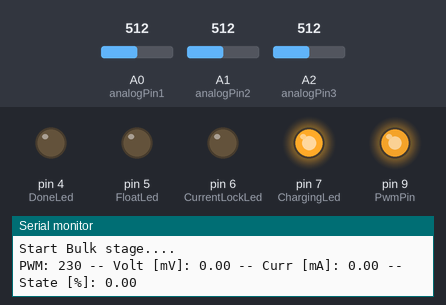
Bench run of a sketch on a simulated Arduino Uno, built with avr-gcc and run on an emulated ATmega328P. Parts: output pins drawn as LEDs (lit = HIGH), the last lines printed to the serial monitor. Dashed ring = blinking. The inputs (shaded band) are chosen by the test bench; at power-on: A2 (analogPin3) = 512, A0 (analogPin1) = 512, A1 (analogPin2) = 512.

Above: at 1.2 s.
1.3 s: A2 (analogPin3) set to 697
At 3.4 s:
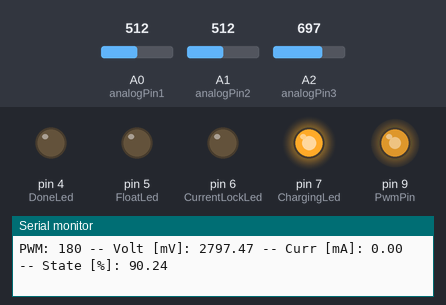
4.3 s: A2 (analogPin3) set to 715
At 7.1 s:
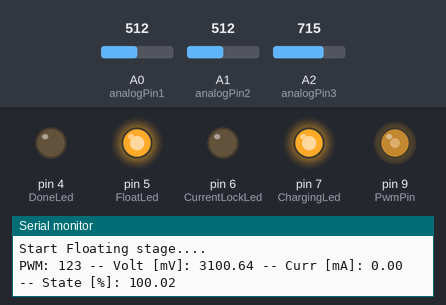
7.3 s: A0 (analogPin1) set to 306
At 8.1 s:
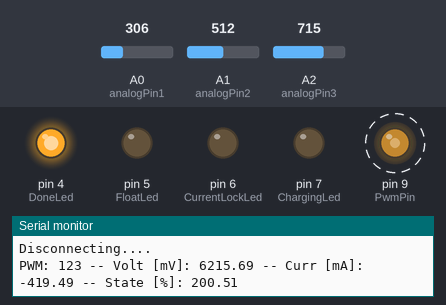
10.3 s: A0 (analogPin1) set to 499
13.3 s: A0 (analogPin1) set to 513
At 14.8 s:
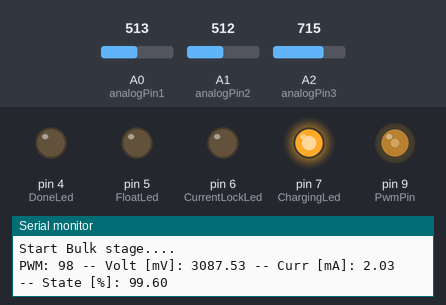
16.3 s: A1 (analogPin2) set to 716
Timing chart, 0 to 20.3 s (numbered marks = the images above; inputs shaded):
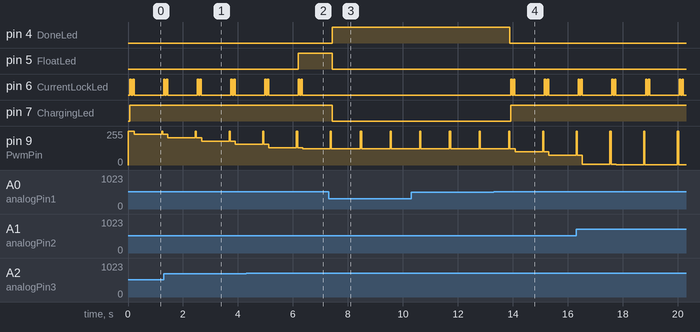

The sketch:

Arduino_Automatic_Battery_Charger.ino
```cpp
int batteryCapacity = 2500;     //capacity rating of battery in mAh
float resistance = 7.5;     //measured resistance of the power resistor
int cutoffVoltage = 3100;     //maximum battery voltage (in mV) that should not be exceeded
int EmptyVoltage = 2400;     //maximum battery voltage (in mV) that should not be exceeded
int overVoltage = 5000;
long cutoffTime = 46800000;     //maximum charge time of 13 hours that should not be exceeded

int PwmPin = 9;     // Output signal wire connected to digital pin 9
int PwmValue = 255;     //value of PWM output signal
int PwmValueShadow = 0;     //value of PWM output signal

int analogPin1 = 0;     //first voltage probe connected to analog pin 1
int analogPin2 = 1;     //second voltage probe connected to analog pin 2
int analogPin3 = 2;     //second voltage probe connected to analog pin 2

float valueProbe1 = 0;     //variable to store the value of analogPin1
float valueProbe2 = 0;     //variable to store the value of analogPin2
float valueProbe3 = 0;     //variable to store the value of analogPin2

float voltageProbe1 = 0;     //calculated voltage at analogPin1
float voltageProbe2 = 0;     //calculated voltage at analogPin2
float voltageProbe3 = 0;     //calculated voltage at analogPin2

float batteryVoltage = 0;     //calculated voltage of battery
float current = 0;     //calculated current through the load (in mA)
float currentError = 0;     //difference between target current and actual current (in mA)
int CurrentLock = 0;
int CurrentLockVal = 0;

float targetCurrent = batteryCapacity / 10;     //target output current (in mA) set at C/10 or 1/10 of the battery capacity per hour
float BulkCurrent = batteryCapacity / 10;     //target output current (in mA) set at C/10 or 1/10 of the battery capacity per hour
float FloatCurrent = batteryCapacity / 40;     //float current (in mA) set at C/40 of the battery capacity per hour
float ChargePer = 0;

int ChargingLed = 7;     // Output signal wire connected to digital pin 9
int CurrentLockLed = 6;  // Output signal wire connected to digital pin 9
int FloatLed = 5;  // Output signal wire connected to digital pin 9
int DoneLed = 4;  // Output signal wire connected to digital pin 9

int pwm_update_delay = 10000;

int ChargeBulk = 0;
int ChargeFloat = 0;
int ChargeDone = 0 ;
int Disconnect = 0 ;

// ##########################################################
// ################### Init #################################
// ##########################################################

void setup()
{
  Serial.begin(9600);     //  setup serial
  pinMode(PwmPin, OUTPUT);     // sets the pin as output
  pinMode(ChargingLed, OUTPUT);     // sets the Led as output
  pinMode(CurrentLockLed, OUTPUT);     // sets the Led as output
  pinMode(DoneLed, OUTPUT);     // sets the Led as output
  pinMode(FloatLed, OUTPUT);     // sets the Led as output
 // reset led status
  digitalWrite(ChargingLed, LOW);   // turn the LED OFF
  digitalWrite(CurrentLockLed, LOW);   // turn the LED OFF
  digitalWrite(DoneLed, LOW);   // turn the LED OFF
  digitalWrite(FloatLed, LOW);   // turn the LED OFF
}

void loop()
{

// ##########################################################
// ################### VOLTAGE READ #########################
// ##########################################################

  PwmValueShadow = PwmValue; // save last PWM value

  analogWrite(PwmPin, 255);  // put PWM in DC=100% -> no pulses

  // read voltage when pulses is off
  for(int i=0;i<100;i++)
  {
    valueProbe1+=analogRead(analogPin1);  //read the input voltage one
    valueProbe2+=analogRead(analogPin2);  //read the input volrage two
    valueProbe3+=analogRead(analogPin3);  //read the input voltage two
    delayMicroseconds(50);              // pauses for 50 microseconds
  }

  valueProbe1=valueProbe1/100;
  valueProbe2=valueProbe2/100;
  valueProbe3=valueProbe3/100;

  voltageProbe1=0.97*(valueProbe1 * 5100 * 3.127)/1023;
  voltageProbe2=0.97*(valueProbe2 * 5100 * 3.127)/1023;
  voltageProbe3=0.97*(valueProbe3 * 5100 * 3.127)/1023;

  batteryVoltage = voltageProbe3 - voltageProbe1;     //calculate battery voltage

  //Serial.println(voltageProbe1);
  //Serial.println(voltageProbe2);
  //Serial.println(voltageProbe3);

  ChargePer = (batteryVoltage / cutoffVoltage ) * 100 ;

  analogWrite(PwmPin, PwmValueShadow);  //Write output value to output pin

  // ##########################################################
  // ################### Charging Stage Control  #####################
  // ##########################################################

   if(batteryVoltage > overVoltage & Disconnect < 1) {    //stop charging if the battery voltage exceeds the safety threshold
      ChargeBulk  = 0;
      ChargeFloat = 0;
      ChargeDone  = 1;
      Disconnect  = 1;
      Serial.println("Over voltage detected ...");
      Serial.println("Disconnecting....");
  }

   if(batteryVoltage < EmptyVoltage )     //start charging if the battery voltage exceeds the empty threshold
    {
      ChargeBulk  = 1;
      ChargeFloat = 0;
      ChargeDone  = 0;
      targetCurrent = BulkCurrent;
      Serial.println("Battery is Empty ...");
      Serial.println("Start Bulk stage....");
    }

   if(batteryVoltage < cutoffVoltage & Disconnect == 1)     //stop charging if the battery voltage exceeds the safety threshold
   {
      ChargeBulk  = 1;
      ChargeFloat = 0;
      ChargeDone  = 0;
      Disconnect  = 0;
      targetCurrent = BulkCurrent;
      digitalWrite(DoneLed, LOW);   // turn the Charge LED OFF
      Serial.println("Battery Connected ...");
      Serial.println("Start Bulk stage....");
   }

   if(batteryVoltage > cutoffVoltage & ChargeFloat < 1 & Disconnect < 1)     //stop charging if the battery voltage exceeds the safety threshold
   {
    ChargeBulk  = 0;
    ChargeFloat = 1;
    ChargeDone  = 0;
    targetCurrent = FloatCurrent;
    CurrentLock = 0;
    Serial.println("Max Voltage Exceeded ...");
    Serial.println("Start Floating stage....");
  }


   if(millis() > cutoffTime)     //stop charging if the charge time threshold
   {
    PwmValue = 255;
    ChargeBulk  = 0;
    ChargeFloat = 0;
    ChargeDone  = 1;
    Serial.println("Max Charge Time Exceeded");
    Serial.println("Stop Charging....");
   }

// ##########################################################
// ################### Current READ #########################
// ##########################################################

  // read voltage when charging is off
  for(int i=0;i<100;i++)
  {
    valueProbe1+=analogRead(analogPin1);  //read the input voltage one
    valueProbe2+=analogRead(analogPin2);  //read the input volrage two
    delayMicroseconds(50);              // pauses for 50 microseconds
  }

  valueProbe1=valueProbe1/100;
  valueProbe2=valueProbe2/100;
  voltageProbe1=0.97*(valueProbe1 * 5100 * 3.127)/1023;
  voltageProbe2=0.97*(valueProbe2 * 5100 * 3.127)/1023;

  current = (voltageProbe1 - voltageProbe2) / resistance;     //calculate charge current
  currentError = targetCurrent - current;     //difference between target current and measured current

// ##########################################################
// ################### Current Control  #####################
// ##########################################################

if(ChargeDone == 0) {
 //if(CurrentLock == 0) {
    if(abs(currentError) > 10)    //if output error is large enough, adjust output
    {
      pwm_update_delay = 1000;
      PwmValue = PwmValue - currentError / 10;
      if(PwmValue < 1)   { PwmValue = 1;}
      if(PwmValue > 255) { PwmValue = 255;}
   } else {
      pwm_update_delay = 10000;
      CurrentLock = 1;
      CurrentLockVal = PwmValue;
      //Serial.println("Current locked !!!");
  }
 //}
}

// ##########################################################
// ################### Led control  #########################
// ##########################################################

    // ChargeBulk  = 0;
    // ChargeFloat = 0;
    // ChargeDone  = 1;

  if(ChargeDone == 0) {
    digitalWrite(ChargingLed, HIGH);   // turn the Charging LED ON
    if( ChargeFloat == 1) {
          digitalWrite(FloatLed, HIGH);   // turn the Done LED on
    } else {
          digitalWrite(FloatLed, LOW);   // turn the Done LED on
    }
    if(CurrentLock == 0) {
      digitalWrite(CurrentLockLed, HIGH);   // turn the Done LED on
      delay (50);
      digitalWrite(CurrentLockLed, LOW);   // turn the Charge LED OFF
      delay (50);
      digitalWrite(CurrentLockLed, HIGH);   // turn the Charge LED OFF
      delay (50);
      digitalWrite(CurrentLockLed, LOW);   // turn the Charge LED OFF
    } else {
      digitalWrite(CurrentLockLed, HIGH);   // turn the Done LED on
    }
  } else {
    digitalWrite(ChargingLed, LOW);   // turn the Charge LED OFF
    digitalWrite(CurrentLockLed, LOW);   // turn the Done LED on
    digitalWrite(FloatLed, LOW);   // turn the Done LED on
    digitalWrite(DoneLed, HIGH);   // turn the Charge LED OFF
  }

// ##########################################################
// ################### Print Measurments ####################
// ##########################################################

  Serial.print("PWM: ");     //display output values for monitoring with a computer
  Serial.print(PwmValue);
  //Serial.print(" -- Supply [mV]: ");     //display battery voltage
  //Serial.print(voltageProbe3);
  Serial.print(" -- Volt [mV]: ");     //display battery voltage
  Serial.print(batteryVoltage);
  Serial.print(" -- Curr [mA]: ");     //display actual current
  Serial.print(current);
  Serial.print(" -- State [%]: ");
  Serial.print(ChargePer);
  Serial.println();     //extra spaces to make debugging data easier to read

// ##########################################################
// ################### End Loop stage ####################
// ##########################################################

  analogWrite(PwmPin, PwmValue);  //Write output value to output pin
  delay(pwm_update_delay);     //delay 10 seconds before next iteration

}
```

Measured:
- the behaviour switches between 714 and 715 on A2 (analogPin3) (found by bisection; images 1 and 2)
- the behaviour switches between 512 and 513 on A0 (analogPin1) (found by bisection; images 3 and 4)
- after the input at 4.3 s, pin 5 (FloatLed): LOW → HIGH after 1.9 s
- after the input at 7.3 s, pin 4 (DoneLed): LOW → HIGH after 0.13 s; pin 5 (FloatLed), pin 7 (ChargingLed): HIGH → LOW after 0.13 s; pin 6 (CurrentLockLed): stops changing and stays LOW
- after the input at 13.3 s, pin 4 (DoneLed): HIGH → LOW after 0.60 s; pin 7 (ChargingLed): LOW → HIGH after 0.62 s
